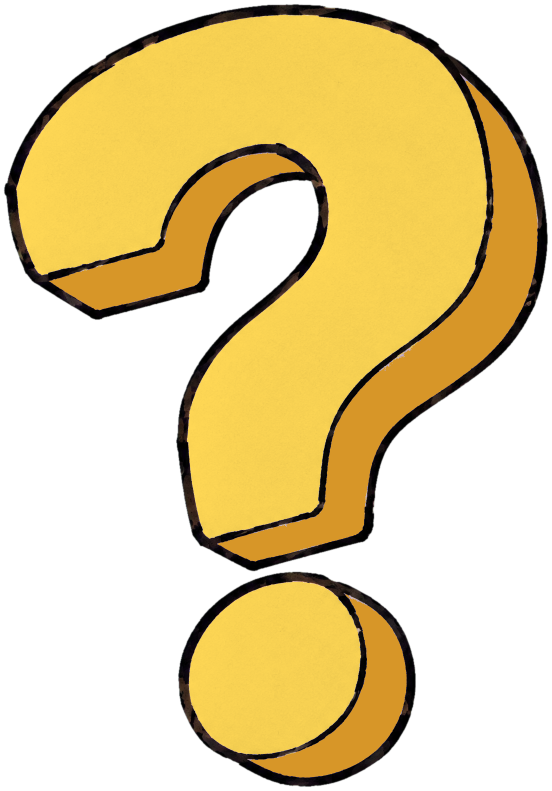
#> input picture brand/sfx/qmark.png, 1103 x 1581 px, found by its file name (shown at 1/2 size)
$ python qmark.py out.png
#> lines starting #> are read from the running program, lines starting #| are printed output that depends on the picture
"""만화 '?' — brand/sfx/qmark.png (손그림 입체 노랑 물음표) 를 툭 띄우고 살짝 기울임. 크레딧 0.
qmark(fr, x, y, size, t) : t=뜬 뒤 프레임 수 → 툭 커졌다 제자리 + 각도가 살짝 기울어짐.
usage(시험): python3 tools/qmark.py out.png
"""
import sys
import numpy as np
import cv2
from PIL import Image, ImageDraw, ImageFont

_cache = {}


def sprite(size):
    """혁 고른 물음표(10/27): 손그림 셀 느낌 입체 '?' (GPT 그림, 노랑으로 색 바꿈) = brand/sfx/qmark.png. size = 세로 픽셀."""
#> called with size = 220
    if size in _cache: return _cache[size]
    im = Image.open('brand/sfx/qmark.png').convert('RGBA'); r = size / im.height
#> in sprite, im is the input picture: PIL image 1103x1581 RGBA; mean R, G, B, A 107.8, 91.3, 38.3, 130.9
#> after `r = size / im.height`: r = 0.139
    _cache[size] = im.resize((int(im.width * r), size), Image.LANCZOS); return _cache[size]
#> after `return _cache[size]`:
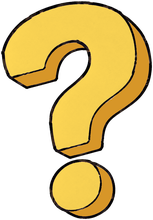
#> returned value: PIL image 153x220 RGBA; mean R, G, B, A 105.8, 86.1, 33.1, 130.9; transparent parts drawn white


def qmark_drop(fr, x, y, size, t, tilt=-12):
    """애니메이션틱하게: 위에서 곡선 그리며 떨어져 툭 → 한 번 통 튀고 → 흔들흔들 멈춤 (12fps 느낌)."""
    if t < 0: return fr
    t = t - t % 2
    path = [(40, -230, 25), (22, -120, 18), (8, -40, 8), (0, 0, -8), (0, -26, -14), (0, 0, -6), (0, -6, -16), (0, 0, -10)]  # (dx, dy, 각도)
    dx, dy, ang = path[min(len(path) - 1, t // 2)]
    if t // 2 >= len(path): ang = tilt
    return qmark(fr, x + dx, y + dy, size, 99, ang)


def qmark(fr, x, y, size, t, tilt=-14):
    """fr: BGR 프레임 · (x, y) 가운데 · t<0 이면 안 그림."""
    if t < 0: return fr
    sc = 1.3 if t < 2 else (1.1 if t < 4 else 1.0)
    ang = tilt * min(1, t / 6) if t < 99 else tilt                                     # 뜬 뒤 6프레임 동안 살짝 기울어짐
    sp = sprite(size); im = sp.resize((int(sp.width * sc), int(sp.height * sc)), Image.LANCZOS).rotate(ang, expand=True, resample=Image.BICUBIC)
#> after `im = sp.resize((int(sp.width * sc), int(sp.height * sc)), Image.LANCZO`:
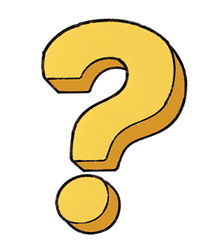
#> im: PIL image 203x252 RGBA; mean R, G, B, A 69.5, 56.5, 21.6, 86.1; transparent parts drawn white
    a = np.asarray(im).astype(np.float32); h, w = a.shape[:2]; x0, y0 = int(x - w / 2), int(y - h / 2)
#> after `h, w = a.shape[:2]`: h = 252; w = 203
#> after `x0, y0 = (int(x - w / 2), int(y - h / 2))`: x0 = 98; y0 = 74
    H, W = fr.shape[:2]; x1, y1, x2, y2 = max(0, x0), max(0, y0), min(W, x0 + w), min(H, y0 + h)
#> after `x1, y1, x2, y2 = (max(0, x0), max(0, y0), min(W, x0 + w), min(H, y0 + `: x1 = 98; y1 = 74; x2 = 301; y2 = 326
    a = a[y1 - y0:y2 - y0, x1 - x0:x2 - x0]; al = a[..., 3:4] / 255
#> after `al = a[..., 3:4] / 255`:
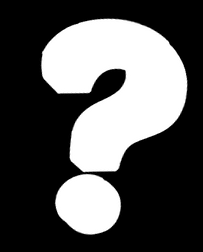
#> al: shape (252, 203, 1) float32; min 0, max 1, mean 0.338
    fr[y1:y2, x1:x2] = (fr[y1:y2, x1:x2] * (1 - al) + a[..., 2::-1] * al).astype(np.uint8)
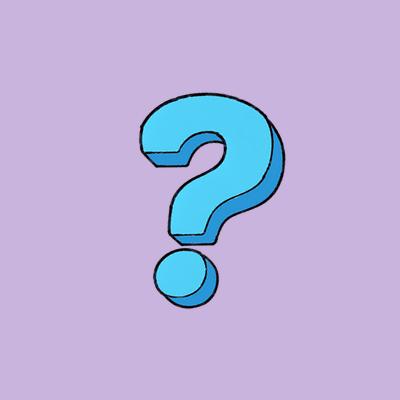
#> fr: shape (400, 400, 3); mean R, G, B 185.3, 178.6, 218.4
    return fr


if __name__ == '__main__':
    fr = np.full((400, 400, 3), (200, 180, 220), np.uint8); cv2.imwrite(sys.argv[1], qmark(fr, 200, 200, 220, 8)); print(sys.argv[1])
